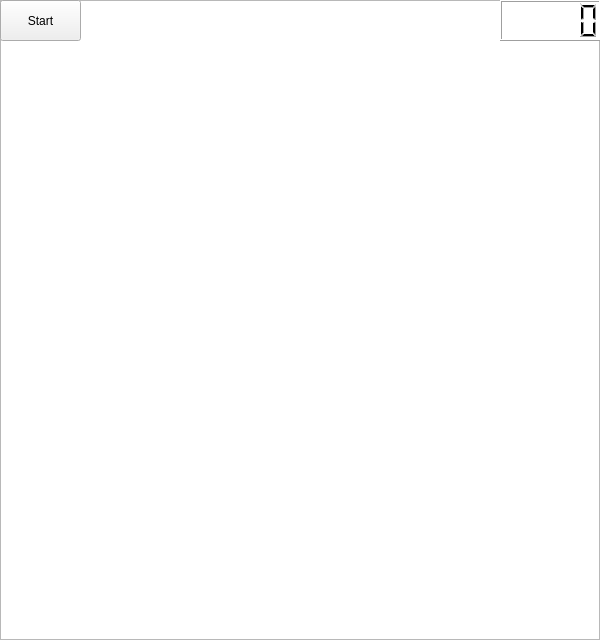
<?xml version="1.0" encoding="UTF-8"?>
<ui version="4.0">
 <class>Widget</class>
 <widget class="QWidget" name="Widget">
  <property name="geometry">
   <rect>
    <x>0</x>
    <y>0</y>
    <width>600</width>
    <height>640</height>
   </rect>
  </property>
  <property name="windowTitle">
   <string>Widget</string>
  </property>
  <widget class="QGraphicsView" name="graphicsView">
   <property name="geometry">
    <rect>
     <x>0</x>
     <y>0</y>
     <width>600</width>
     <height>640</height>
    </rect>
   </property>
  </widget>
  <widget class="QLCDNumber" name="lcdNumber">
   <property name="geometry">
    <rect>
     <x>500</x>
     <y>0</y>
     <width>101</width>
     <height>41</height>
    </rect>
   </property>
  </widget>
  <widget class="QPushButton" name="pushButton">
   <property name="geometry">
    <rect>
     <x>0</x>
     <y>0</y>
     <width>81</width>
     <height>41</height>
    </rect>
   </property>
   <property name="text">
    <string>Start</string>
   </property>
  </widget>
 </widget>
 <layoutdefault spacing="6" margin="11"/>
 <resources/>
 <connections/>
</ui>
